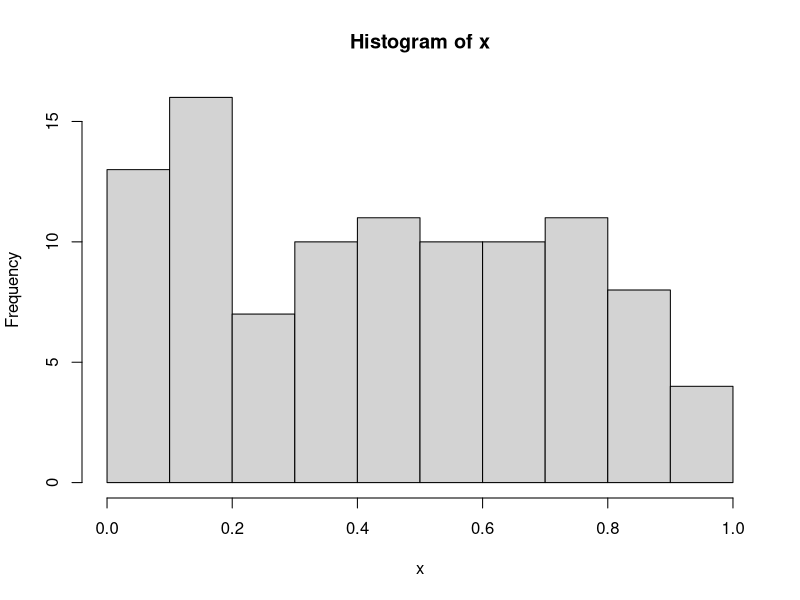

Here is the R script that generated this plot: (Note: this script raises an error after producing the figure.)
## ---- chunk 1
knitr::opts_chunk$set(echo = TRUE)
## ---- chunk 2
# r code 
x = 1:10
x **2
## ---- chunk 3
x = runif(n=100, min = 0, max = 1)
hist(x)
mean_of_x = mean(x, col())
